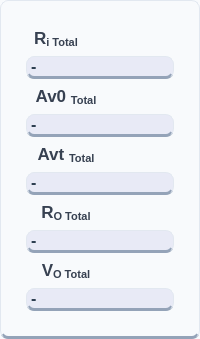
        <widget class="QFrame" name="frameTotals">
         <property name="sizePolicy">
          <sizepolicy hsizetype="Preferred" vsizetype="Preferred">
           <horstretch>0</horstretch>
           <verstretch>0</verstretch>
          </sizepolicy>
         </property>
         <property name="minimumSize">
          <size>
           <width>100</width>
           <height>80</height>
          </size>
         </property>
         <property name="maximumSize">
          <size>
           <width>16777215</width>
           <height>16777215</height>
          </size>
         </property>
         <property name="styleSheet">
          <string notr="true">background-color: #f8fafc;
color: #334155;
border-radius: 8px;
border: 1px solid #e2e8f0;
border-bottom: 3px solid #94a3b8;
font-family: 'Inter', sans-serif;</string>
         </property>
         <property name="frameShape">
          <enum>QFrame::Shape::StyledPanel</enum>
         </property>
         <layout class="QVBoxLayout" name="verticalLayout_16">
          <property name="spacing">
           <number>5</number>
          </property>
          <property name="leftMargin">
           <number>25</number>
          </property>
          <property name="topMargin">
           <number>25</number>
          </property>
          <property name="rightMargin">
           <number>25</number>
          </property>
          <property name="bottomMargin">
           <number>25</number>
          </property>
          <item>
           <widget class="QLabel" name="labelIconRiTotal">
            <property name="sizePolicy">
             <sizepolicy hsizetype="Expanding" vsizetype="Fixed">
              <horstretch>0</horstretch>
              <verstretch>0</verstretch>
             </sizepolicy>
            </property>
            <property name="minimumSize">
             <size>
              <width>40</width>
              <height>25</height>
             </size>
            </property>
            <property name="maximumSize">
             <size>
              <width>60</width>
              <height>50</height>
             </size>
            </property>
            <property name="styleSheet">
             <string notr="true">QLabel {
    color: #374151;             /* The dark charcoal text from Image 1 */
    font-family: &quot;Rockwell&quot;;    /* The serif font from Image 1 */
    font-size: 13pt;
    font-weight: bold;
    background: transparent;    /* Crucial for the Image 2 flat look */
    border: none;
}</string>
            </property>
            <property name="text">
             <string>&lt;html&gt;&lt;head/&gt;&lt;body&gt;&lt;p&gt;R&lt;span style=&quot; vertical-align:sub;&quot;&gt;i Total&lt;/span&gt;&lt;/p&gt;&lt;/body&gt;&lt;/html&gt;</string>
            </property>
            <property name="alignment">
             <set>Qt::AlignmentFlag::AlignCenter</set>
            </property>
           </widget>
          </item>
          <item>
           <widget class="QLabel" name="labelOutputRiTotal">
            <property name="sizePolicy">
             <sizepolicy hsizetype="Preferred" vsizetype="Fixed">
              <horstretch>0</horstretch>
              <verstretch>0</verstretch>
             </sizepolicy>
            </property>
            <property name="minimumSize">
             <size>
              <width>100</width>
              <height>20</height>
             </size>
            </property>
            <property name="cursor">
             <cursorShape>IBeamCursor</cursorShape>
            </property>
            <property name="mouseTracking">
             <bool>false</bool>
            </property>
            <property name="styleSheet">
             <string notr="true">font-size: 16px; font-weight: bold; color: #2c3e50; background: #e8eaf6;

</string>
            </property>
            <property name="text">
             <string>-</string>
            </property>
            <property name="scaledContents">
             <bool>false</bool>
            </property>
            <property name="textInteractionFlags">
             <set>Qt::TextInteractionFlag::LinksAccessibleByMouse|Qt::TextInteractionFlag::TextSelectableByMouse</set>
            </property>
           </widget>
          </item>
          <item>
           <widget class="QLabel" name="labelIconAv0Total">
            <property name="minimumSize">
             <size>
              <width>40</width>
              <height>25</height>
             </size>
            </property>
            <property name="maximumSize">
             <size>
              <width>80</width>
              <height>50</height>
             </size>
            </property>
            <property name="styleSheet">
             <string notr="true">QLabel {
    color: #374151;             /* The dark charcoal text from Image 1 */
    font-family: &quot;Rockwell&quot;;    /* The serif font from Image 1 */
    font-size: 13pt;
    font-weight: bold;
    background: transparent;    /* Crucial for the Image 2 flat look */
    border: none;
}</string>
            </property>
            <property name="text">
             <string>&lt;html&gt;&lt;head/&gt;&lt;body&gt;&lt;p&gt;Av0 &lt;span style=&quot; vertical-align:sub;&quot;&gt;Total&lt;/span&gt;&lt;/p&gt;&lt;/body&gt;&lt;/html&gt;</string>
            </property>
            <property name="alignment">
             <set>Qt::AlignmentFlag::AlignCenter</set>
            </property>
           </widget>
          </item>
          <item>
           <widget class="QLabel" name="labelOutputAv0Total">
            <property name="sizePolicy">
             <sizepolicy hsizetype="Preferred" vsizetype="Fixed">
              <horstretch>0</horstretch>
              <verstretch>0</verstretch>
             </sizepolicy>
            </property>
            <property name="minimumSize">
             <size>
              <width>100</width>
              <height>20</height>
             </size>
            </property>
            <property name="cursor">
             <cursorShape>IBeamCursor</cursorShape>
            </property>
            <property name="mouseTracking">
             <bool>true</bool>
            </property>
            <property name="styleSheet">
             <string notr="true">font-size: 16px; font-weight: bold; color: #2c3e50; background: #e8eaf6;

</string>
            </property>
            <property name="text">
             <string>-</string>
            </property>
            <property name="textInteractionFlags">
             <set>Qt::TextInteractionFlag::LinksAccessibleByMouse|Qt::TextInteractionFlag::TextSelectableByMouse</set>
            </property>
           </widget>
          </item>
          <item>
           <widget class="QLabel" name="labelIconAvtTotal">
            <property name="sizePolicy">
             <sizepolicy hsizetype="Expanding" vsizetype="Fixed">
              <horstretch>0</horstretch>
              <verstretch>0</verstretch>
             </sizepolicy>
            </property>
            <property name="minimumSize">
             <size>
              <width>40</width>
              <height>25</height>
             </size>
            </property>
            <property name="maximumSize">
             <size>
              <width>80</width>
              <height>50</height>
             </size>
            </property>
            <property name="styleSheet">
             <string notr="true">QLabel {
    color: #374151;             /* The dark charcoal text from Image 1 */
    font-family: &quot;Rockwell&quot;;    /* The serif font from Image 1 */
    font-size: 13pt;
    font-weight: bold;
    background: transparent;    /* Crucial for the Image 2 flat look */
    border: none;
}</string>
            </property>
            <property name="text">
             <string>&lt;html&gt;&lt;head/&gt;&lt;body&gt;&lt;p&gt;Avt &lt;span style=&quot; vertical-align:sub;&quot;&gt;Total&lt;/span&gt;&lt;/p&gt;&lt;/body&gt;&lt;/html&gt;</string>
            </property>
            <property name="alignment">
             <set>Qt::AlignmentFlag::AlignCenter</set>
            </property>
           </widget>
          </item>
          <item>
           <widget class="QLabel" name="labelOutputAvtTotal">
            <property name="sizePolicy">
             <sizepolicy hsizetype="Preferred" vsizetype="Fixed">
              <horstretch>0</horstretch>
              <verstretch>0</verstretch>
             </sizepolicy>
            </property>
            <property name="minimumSize">
             <size>
              <width>100</width>
              <height>20</height>
             </size>
            </property>
            <property name="cursor">
             <cursorShape>IBeamCursor</cursorShape>
            </property>
            <property name="mouseTracking">
             <bool>true</bool>
            </property>
            <property name="styleSheet">
             <string notr="true">font-size: 16px; font-weight: bold; color: #2c3e50; background: #e8eaf6;

</string>
            </property>
            <property name="text">
             <string>-</string>
            </property>
            <property name="textInteractionFlags">
             <set>Qt::TextInteractionFlag::LinksAccessibleByMouse|Qt::TextInteractionFlag::TextSelectableByMouse</set>
            </property>
           </widget>
          </item>
          <item>
           <widget class="QLabel" name="labelIconRoTotal">
            <property name="sizePolicy">
             <sizepolicy hsizetype="Expanding" vsizetype="Fixed">
              <horstretch>40</horstretch>
              <verstretch>40</verstretch>
             </sizepolicy>
            </property>
            <property name="minimumSize">
             <size>
              <width>40</width>
              <height>25</height>
             </size>
            </property>
            <property name="maximumSize">
             <size>
              <width>80</width>
              <height>50</height>
             </size>
            </property>
            <property name="styleSheet">
             <string notr="true">QLabel {
    color: #374151;             /* The dark charcoal text from Image 1 */
    font-family: &quot;Rockwell&quot;;    /* The serif font from Image 1 */
    font-size: 13pt;
    font-weight: bold;
    background: transparent;    /* Crucial for the Image 2 flat look */
    border: none;
}</string>
            </property>
            <property name="text">
             <string>&lt;html&gt;&lt;head/&gt;&lt;body&gt;&lt;p&gt;R&lt;span style=&quot; vertical-align:sub;&quot;&gt;O Total&lt;/span&gt;&lt;/p&gt;&lt;/body&gt;&lt;/html&gt;</string>
            </property>
            <property name="alignment">
             <set>Qt::AlignmentFlag::AlignCenter</set>
            </property>
           </widget>
          </item>
          <item>
           <widget class="QLabel" name="labelOutputRoTotal">
            <property name="sizePolicy">
             <sizepolicy hsizetype="Preferred" vsizetype="Fixed">
              <horstretch>0</horstretch>
              <verstretch>0</verstretch>
             </sizepolicy>
            </property>
            <property name="minimumSize">
             <size>
              <width>100</width>
              <height>20</height>
             </size>
            </property>
            <property name="cursor">
             <cursorShape>IBeamCursor</cursorShape>
            </property>
            <property name="mouseTracking">
             <bool>true</bool>
            </property>
            <property name="styleSheet">
             <string notr="true">font-size: 16px; font-weight: bold; color: #2c3e50; background: #e8eaf6;

</string>
            </property>
            <property name="text">
             <string>-</string>
            </property>
            <property name="textInteractionFlags">
             <set>Qt::TextInteractionFlag::LinksAccessibleByMouse|Qt::TextInteractionFlag::TextSelectableByMouse</set>
            </property>
           </widget>
          </item>
          <item>
           <widget class="QLabel" name="labelIconVoTotal">
            <property name="sizePolicy">
             <sizepolicy hsizetype="Expanding" vsizetype="Fixed">
              <horstretch>0</horstretch>
              <verstretch>0</verstretch>
             </sizepolicy>
            </property>
            <property name="minimumSize">
             <size>
              <width>40</width>
              <height>25</height>
             </size>
            </property>
            <property name="maximumSize">
             <size>
              <width>80</width>
              <height>50</height>
             </size>
            </property>
            <property name="styleSheet">
             <string notr="true">QLabel {
    color: #374151;             /* The dark charcoal text from Image 1 */
    font-family: &quot;Rockwell&quot;;    /* The serif font from Image 1 */
    font-size: 13pt;
    font-weight: bold;
    background: transparent;    /* Crucial for the Image 2 flat look */
    border: none;
}</string>
            </property>
            <property name="text">
             <string>&lt;html&gt;&lt;head/&gt;&lt;body&gt;&lt;p&gt;V&lt;span style=&quot; vertical-align:sub;&quot;&gt;O Total&lt;/span&gt;&lt;/p&gt;&lt;/body&gt;&lt;/html&gt;</string>
            </property>
            <property name="alignment">
             <set>Qt::AlignmentFlag::AlignCenter</set>
            </property>
           </widget>
          </item>
          <item>
           <widget class="QLabel" name="labelOutputVoTotal">
            <property name="sizePolicy">
             <sizepolicy hsizetype="Preferred" vsizetype="Fixed">
              <horstretch>0</horstretch>
              <verstretch>0</verstretch>
             </sizepolicy>
            </property>
            <property name="minimumSize">
             <size>
              <width>100</width>
              <height>20</height>
             </size>
            </property>
            <property name="cursor">
             <cursorShape>IBeamCursor</cursorShape>
            </property>
            <property name="mouseTracking">
             <bool>true</bool>
            </property>
            <property name="styleSheet">
             <string notr="true">font-size: 16px; font-weight: bold; color: #2c3e50; background: #e8eaf6;

</string>
            </property>
            <property name="text">
             <string>-</string>
            </property>
            <property name="textInteractionFlags">
             <set>Qt::TextInteractionFlag::LinksAccessibleByMouse|Qt::TextInteractionFlag::TextSelectableByMouse</set>
            </property>
           </widget>
          </item>
         </layout>
        </widget>
